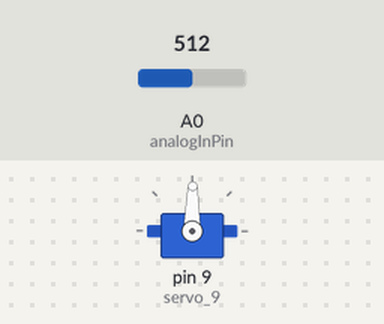
Simulated run of this sketch. Board: Arduino Uno, built with avr-gcc and run on an emulated ATmega328P. Parts: servo. Inputs (shaded band) come from the test bench; at power-on: A0 (analogInPin) = 512.

Above: at 1.2 s.
1.3 s: A0 (analogInPin) set to 716
At 2.0 s:
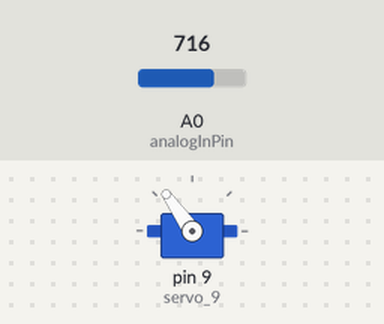
2.8 s: A0 (analogInPin) set to 900
At 4.0 s:
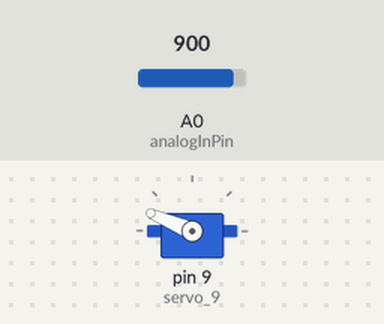
4.3 s: A0 (analogInPin) set to 1023
At 5.5 s:
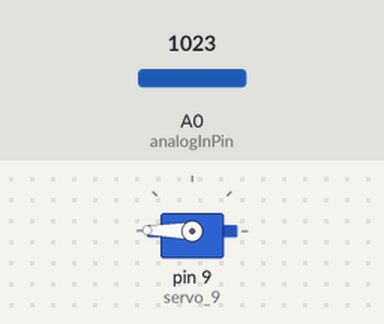
5.8 s: A0 (analogInPin) set to 306
At 6.4 s:
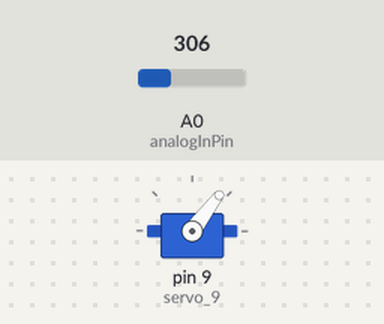
7.3 s: A0 (analogInPin) set to 122
At 7.8 s:
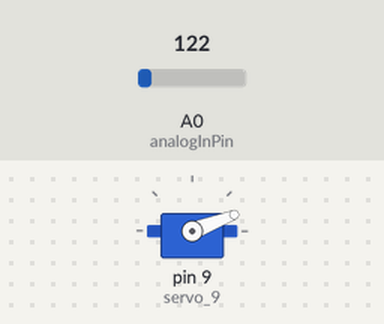
8.8 s: A0 (analogInPin) set to 511
At 9.9 s:
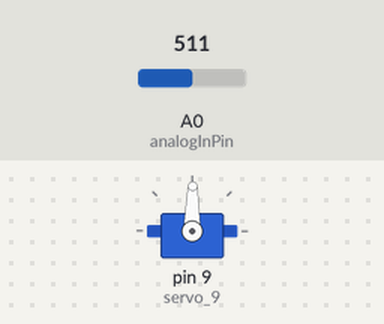
Timing chart, 0 to 11.3 s (numbered marks = the images above; inputs shaded):
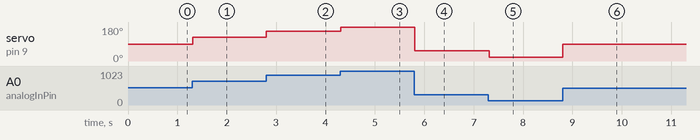

The sketch:

PotenciometerControlsServoMotor.ino
```cpp
// C++ code
//
#include <Servo.h>

const int analogInPin = A0; // Analog input pin that the potentiometer is attached to
const int analogOutPin = 9; // Analog output pin that the LED is attached to
int sensorValue = 0; // value read from the pot
int Angle1 = 0; // value output to the PWM (analog out)

Servo servo_9;

void setup()
{
Serial.begin(9600);// initialize serial communications at 9600 bps:

  servo_9.attach(9, 500, 2500);
}

void loop()
{
 // read the analog in value:
 sensorValue = analogRead(analogInPin);
 // map it to the range of the analog out:
 Angle1 = map(sensorValue, 0, 1023, 0, 179);

 // for the analog-to-digital converter to settle
 // after the last reading:


  servo_9.write(Angle1);
  delay(15); // Wait for 15 millisecond(s)

}
```

Measured:
- after the input at 1.3 s, servo on pin 9 (servo_9): 89° → 125° at once
- after the input at 2.8 s, servo on pin 9 (servo_9): 125° → 157° at once
- after the input at 4.3 s, servo on pin 9 (servo_9): 157° → 179° at once
- after the input at 5.8 s, servo on pin 9 (servo_9): 179° → 53° at once
- after the input at 7.3 s, servo on pin 9 (servo_9): 53° → 21° at once
- after the input at 8.8 s, servo on pin 9 (servo_9): 21° → 89° at once
